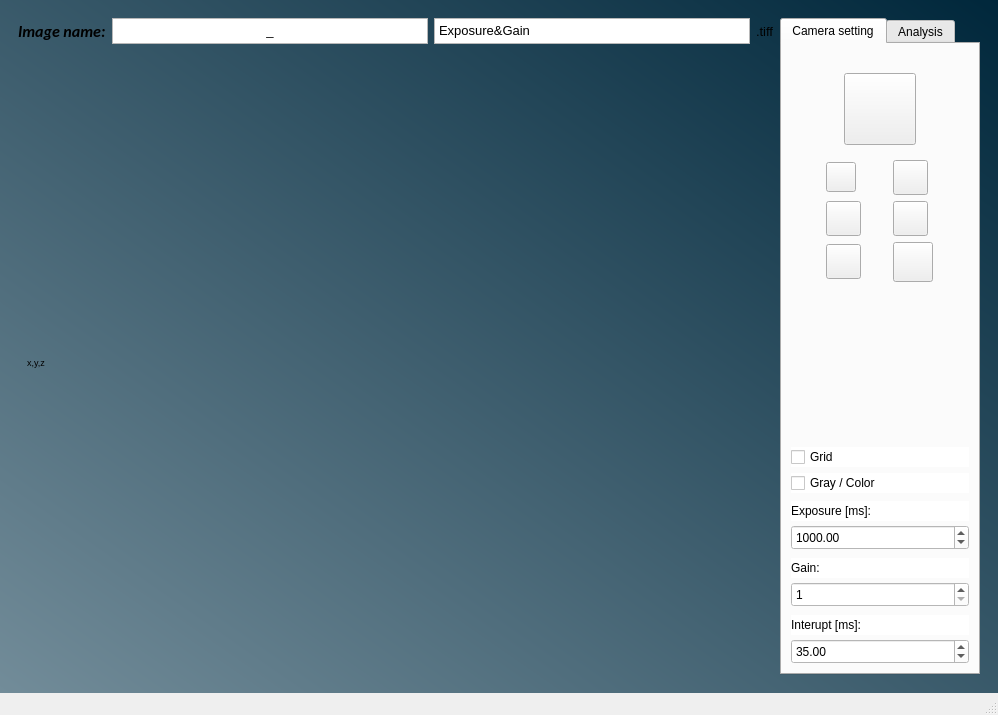
<?xml version="1.0" encoding="UTF-8"?>
<ui version="4.0">
 <class>interface_camera_menu</class>
 <widget class="QMainWindow" name="interface_camera_menu">
  <property name="geometry">
   <rect>
    <x>0</x>
    <y>0</y>
    <width>998</width>
    <height>715</height>
   </rect>
  </property>
  <property name="windowTitle">
   <string>Camera menu</string>
  </property>
  <property name="windowIcon">
   <iconset resource="resource/icon_resource.qrc">
    <normaloff>:/icon/icon/icon2.bmp</normaloff>:/icon/icon/icon2.bmp</iconset>
  </property>
  <property name="styleSheet">
   <string notr="true">QWidget#centralwidget_camera_menu{background-color: qlineargradient(spread:pad, x1:0, y1:1, x2:1, y2:0, stop:0 rgba(114, 140, 153, 255), stop:1 rgba(0, 39, 59, 255));}</string>
  </property>
  <widget class="QWidget" name="centralwidget_camera_menu">
   <layout class="QVBoxLayout" name="verticalLayout">
    <item>
     <widget class="QWidget" name="widget_work" native="true">
      <property name="minimumSize">
       <size>
        <width>400</width>
        <height>500</height>
       </size>
      </property>
      <layout class="QGridLayout" name="gridLayout_3">
       <item row="0" column="1">
        <widget class="QTextEdit" name="text_edit_name_image">
         <property name="maximumSize">
          <size>
           <width>16777215</width>
           <height>26</height>
          </size>
         </property>
         <property name="html">
          <string>&lt;!DOCTYPE HTML PUBLIC &quot;-//W3C//DTD HTML 4.0//EN&quot; &quot;http://www.w3.org/TR/REC-html40/strict.dtd&quot;&gt;
&lt;html&gt;&lt;head&gt;&lt;meta name=&quot;qrichtext&quot; content=&quot;1&quot; /&gt;&lt;style type=&quot;text/css&quot;&gt;
p, li { white-space: pre-wrap; }
&lt;/style&gt;&lt;/head&gt;&lt;body style=&quot; font-family:'MS Shell Dlg 2'; font-size:9.75pt; font-weight:400; font-style:normal;&quot;&gt;
&lt;p align=&quot;center&quot; style=&quot; margin-top:0px; margin-bottom:0px; margin-left:0px; margin-right:0px; -qt-block-indent:0; text-indent:0px;&quot;&gt;&lt;span style=&quot; font-size:10pt;&quot;&gt;_&lt;/span&gt;&lt;/p&gt;&lt;/body&gt;&lt;/html&gt;</string>
         </property>
        </widget>
       </item>
       <item row="0" column="2">
        <widget class="QTextEdit" name="text_edit_exposure_gain">
         <property name="maximumSize">
          <size>
           <width>16777215</width>
           <height>26</height>
          </size>
         </property>
         <property name="html">
          <string>&lt;!DOCTYPE HTML PUBLIC &quot;-//W3C//DTD HTML 4.0//EN&quot; &quot;http://www.w3.org/TR/REC-html40/strict.dtd&quot;&gt;
&lt;html&gt;&lt;head&gt;&lt;meta name=&quot;qrichtext&quot; content=&quot;1&quot; /&gt;&lt;style type=&quot;text/css&quot;&gt;
p, li { white-space: pre-wrap; }
&lt;/style&gt;&lt;/head&gt;&lt;body style=&quot; font-family:'MS Shell Dlg 2'; font-size:9.75pt; font-weight:400; font-style:normal;&quot;&gt;
&lt;p style=&quot; margin-top:0px; margin-bottom:0px; margin-left:0px; margin-right:0px; -qt-block-indent:0; text-indent:0px;&quot;&gt;&lt;span style=&quot; font-size:10pt;&quot;&gt;Exposure&amp;amp;Gain&lt;/span&gt;&lt;/p&gt;&lt;/body&gt;&lt;/html&gt;</string>
         </property>
        </widget>
       </item>
       <item row="0" column="0">
        <widget class="QLabel" name="label_image_name">
         <property name="font">
          <font>
           <family>Calibri</family>
           <pointsize>12</pointsize>
           <weight>75</weight>
           <italic>true</italic>
           <bold>true</bold>
          </font>
         </property>
         <property name="text">
          <string>Image name:</string>
         </property>
        </widget>
       </item>
       <item row="1" column="0" rowspan="3" colspan="4">
        <widget class="QWidget" name="widget_for_stream" native="true">
         <property name="sizePolicy">
          <sizepolicy hsizetype="Expanding" vsizetype="Expanding">
           <horstretch>0</horstretch>
           <verstretch>0</verstretch>
          </sizepolicy>
         </property>
         <property name="minimumSize">
          <size>
           <width>400</width>
           <height>400</height>
          </size>
         </property>
         <property name="cursor">
          <cursorShape>CrossCursor</cursorShape>
         </property>
         <layout class="QVBoxLayout" name="verticalLayout_9">
          <item>
           <layout class="QGridLayout" name="companovka_stream"/>
          </item>
          <item>
           <widget class="QLabel" name="label_cords_2">
            <property name="minimumSize">
             <size>
              <width>0</width>
              <height>13</height>
             </size>
            </property>
            <property name="maximumSize">
             <size>
              <width>9999</width>
              <height>13</height>
             </size>
            </property>
            <property name="font">
             <font>
              <pointsize>7</pointsize>
             </font>
            </property>
            <property name="text">
             <string>x,y,z</string>
            </property>
           </widget>
          </item>
         </layout>
        </widget>
       </item>
       <item row="0" column="3">
        <widget class="QLabel" name="label_tiff">
         <property name="font">
          <font>
           <pointsize>10</pointsize>
          </font>
         </property>
         <property name="text">
          <string>.tiff</string>
         </property>
        </widget>
       </item>
       <item row="0" column="4" rowspan="4" colspan="2">
        <widget class="QTabWidget" name="tabWidget_2">
         <property name="minimumSize">
          <size>
           <width>200</width>
           <height>500</height>
          </size>
         </property>
         <property name="layoutDirection">
          <enum>Qt::LeftToRight</enum>
         </property>
         <property name="styleSheet">
          <string notr="true"/>
         </property>
         <property name="tabPosition">
          <enum>QTabWidget::North</enum>
         </property>
         <property name="tabShape">
          <enum>QTabWidget::Rounded</enum>
         </property>
         <property name="currentIndex">
          <number>0</number>
         </property>
         <widget class="QWidget" name="tab_camera_setting">
          <property name="layoutDirection">
           <enum>Qt::LeftToRight</enum>
          </property>
          <property name="autoFillBackground">
           <bool>false</bool>
          </property>
          <attribute name="title">
           <string>Camera setting</string>
          </attribute>
          <layout class="QGridLayout" name="gridLayout_4">
           <property name="sizeConstraint">
            <enum>QLayout::SetDefaultConstraint</enum>
           </property>
           <property name="topMargin">
            <number>9</number>
           </property>
           <item row="9" column="0" colspan="3">
            <spacer name="verticalspacer_6">
             <property name="orientation">
              <enum>Qt::Vertical</enum>
             </property>
             <property name="sizeType">
              <enum>QSizePolicy::Expanding</enum>
             </property>
             <property name="sizeHint" stdset="0">
              <size>
               <width>40</width>
               <height>20</height>
              </size>
             </property>
            </spacer>
           </item>
           <item row="2" column="1">
            <widget class="QPushButton" name="button_start_stream">
             <property name="enabled">
              <bool>true</bool>
             </property>
             <property name="sizePolicy">
              <sizepolicy hsizetype="Preferred" vsizetype="Preferred">
               <horstretch>0</horstretch>
               <verstretch>0</verstretch>
              </sizepolicy>
             </property>
             <property name="minimumSize">
              <size>
               <width>72</width>
               <height>72</height>
              </size>
             </property>
             <property name="maximumSize">
              <size>
               <width>72</width>
               <height>72</height>
              </size>
             </property>
             <property name="sizeIncrement">
              <size>
               <width>1</width>
               <height>1</height>
              </size>
             </property>
             <property name="layoutDirection">
              <enum>Qt::LeftToRight</enum>
             </property>
             <property name="styleSheet">
              <string notr="true">border-image: url(:/icon/icon/baseline_play_circle_outline_black_36dp.png);
</string>
             </property>
             <property name="inputMethodHints">
              <set>Qt::ImhNone</set>
             </property>
             <property name="text">
              <string/>
             </property>
             <property name="iconSize">
              <size>
               <width>32</width>
               <height>32</height>
              </size>
             </property>
             <property name="checkable">
              <bool>false</bool>
             </property>
             <property name="autoRepeat">
              <bool>false</bool>
             </property>
             <property name="autoExclusive">
              <bool>false</bool>
             </property>
             <property name="autoDefault">
              <bool>false</bool>
             </property>
             <property name="default">
              <bool>false</bool>
             </property>
             <property name="flat">
              <bool>false</bool>
             </property>
            </widget>
           </item>
           <item row="18" column="0" colspan="3">
            <widget class="QLabel" name="label_fps">
             <property name="minimumSize">
              <size>
               <width>0</width>
               <height>20</height>
              </size>
             </property>
             <property name="maximumSize">
              <size>
               <width>16777215</width>
               <height>15</height>
              </size>
             </property>
             <property name="styleSheet">
              <string notr="true">background-color: rgb(255, 255, 255);</string>
             </property>
             <property name="text">
              <string>Interupt [ms]:</string>
             </property>
            </widget>
           </item>
           <item row="14" column="0" colspan="3">
            <widget class="QDoubleSpinBox" name="spinbox_exposure">
             <property name="minimumSize">
              <size>
               <width>100</width>
               <height>25</height>
              </size>
             </property>
             <property name="styleSheet">
              <string notr="true">background-color: rgb(255, 255, 255);</string>
             </property>
             <property name="minimum">
              <double>1.000000000000000</double>
             </property>
             <property name="maximum">
              <double>60000.000000000000000</double>
             </property>
             <property name="singleStep">
              <double>100.000000000000000</double>
             </property>
             <property name="value">
              <double>1000.000000000000000</double>
             </property>
            </widget>
           </item>
           <item row="1" column="1">
            <spacer name="verticalspacer_5">
             <property name="orientation">
              <enum>Qt::Vertical</enum>
             </property>
             <property name="sizeType">
              <enum>QSizePolicy::Fixed</enum>
             </property>
             <property name="sizeHint" stdset="0">
              <size>
               <width>20</width>
               <height>20</height>
              </size>
             </property>
            </spacer>
           </item>
           <item row="11" column="0" colspan="3">
            <widget class="QCheckBox" name="checkbox_gray_color">
             <property name="minimumSize">
              <size>
               <width>0</width>
               <height>20</height>
              </size>
             </property>
             <property name="styleSheet">
              <string notr="true">background-color: rgb(255, 255, 255);</string>
             </property>
             <property name="text">
              <string>Gray / Color</string>
             </property>
            </widget>
           </item>
           <item row="15" column="0" colspan="3">
            <widget class="QLabel" name="label_gain">
             <property name="minimumSize">
              <size>
               <width>0</width>
               <height>20</height>
              </size>
             </property>
             <property name="maximumSize">
              <size>
               <width>16777215</width>
               <height>15</height>
              </size>
             </property>
             <property name="styleSheet">
              <string notr="true">background-color: rgb(255, 255, 255);</string>
             </property>
             <property name="text">
              <string>Gain:</string>
             </property>
            </widget>
           </item>
           <item row="10" column="0" colspan="3">
            <widget class="QCheckBox" name="checkbox_grid_stream">
             <property name="styleSheet">
              <string notr="true">background-color: rgb(255, 255, 255);</string>
             </property>
             <property name="text">
              <string>Grid</string>
             </property>
            </widget>
           </item>
           <item row="17" column="0" colspan="3">
            <widget class="QSpinBox" name="spinbox_gain">
             <property name="minimumSize">
              <size>
               <width>100</width>
               <height>25</height>
              </size>
             </property>
             <property name="styleSheet">
              <string notr="true">background-color: rgb(255, 255, 255);</string>
             </property>
             <property name="minimum">
              <number>1</number>
             </property>
             <property name="maximum">
              <number>33</number>
             </property>
            </widget>
           </item>
           <item row="3" column="0" colspan="3">
            <widget class="QWidget" name="widget_4" native="true">
             <property name="font">
              <font>
               <italic>false</italic>
              </font>
             </property>
             <property name="tabletTracking">
              <bool>false</bool>
             </property>
             <property name="contextMenuPolicy">
              <enum>Qt::DefaultContextMenu</enum>
             </property>
             <property name="styleSheet">
              <string notr="true"/>
             </property>
             <property name="inputMethodHints">
              <set>Qt::ImhNone</set>
             </property>
             <layout class="QGridLayout" name="gridLayout_6">
              <item row="0" column="0">
               <widget class="QPushButton" name="button_posun_stream">
                <property name="sizePolicy">
                 <sizepolicy hsizetype="Preferred" vsizetype="Preferred">
                  <horstretch>0</horstretch>
                  <verstretch>0</verstretch>
                 </sizepolicy>
                </property>
                <property name="minimumSize">
                 <size>
                  <width>30</width>
                  <height>30</height>
                 </size>
                </property>
                <property name="maximumSize">
                 <size>
                  <width>30</width>
                  <height>30</height>
                 </size>
                </property>
                <property name="font">
                 <font>
                  <weight>50</weight>
                  <bold>false</bold>
                 </font>
                </property>
                <property name="focusPolicy">
                 <enum>Qt::StrongFocus</enum>
                </property>
                <property name="acceptDrops">
                 <bool>false</bool>
                </property>
                <property name="styleSheet">
                 <string notr="true">border-image: url(:/icon/icon/baseline_pan_tool_black_24dp.png);</string>
                </property>
                <property name="text">
                 <string notr="true"/>
                </property>
                <property name="shortcut">
                 <string/>
                </property>
                <property name="checkable">
                 <bool>false</bool>
                </property>
                <property name="autoRepeat">
                 <bool>false</bool>
                </property>
                <property name="autoExclusive">
                 <bool>false</bool>
                </property>
                <property name="autoDefault">
                 <bool>false</bool>
                </property>
                <property name="default">
                 <bool>false</bool>
                </property>
                <property name="flat">
                 <bool>false</bool>
                </property>
               </widget>
              </item>
              <item row="0" column="1">
               <widget class="QPushButton" name="button_zoom_stream">
                <property name="sizePolicy">
                 <sizepolicy hsizetype="Preferred" vsizetype="Preferred">
                  <horstretch>0</horstretch>
                  <verstretch>0</verstretch>
                 </sizepolicy>
                </property>
                <property name="minimumSize">
                 <size>
                  <width>35</width>
                  <height>35</height>
                 </size>
                </property>
                <property name="maximumSize">
                 <size>
                  <width>35</width>
                  <height>35</height>
                 </size>
                </property>
                <property name="styleSheet">
                 <string notr="true">border-image: url(:/icon/icon/baseline_search_black_24dp.png);</string>
                </property>
                <property name="text">
                 <string/>
                </property>
               </widget>
              </item>
              <item row="1" column="0">
               <widget class="QPushButton" name="button_up_to_stream">
                <property name="sizePolicy">
                 <sizepolicy hsizetype="Preferred" vsizetype="Preferred">
                  <horstretch>0</horstretch>
                  <verstretch>0</verstretch>
                 </sizepolicy>
                </property>
                <property name="minimumSize">
                 <size>
                  <width>35</width>
                  <height>35</height>
                 </size>
                </property>
                <property name="maximumSize">
                 <size>
                  <width>35</width>
                  <height>35</height>
                 </size>
                </property>
                <property name="styleSheet">
                 <string notr="true">border-image: url(:/icon/icon/baseline_arrow_back_black_24dp.png);</string>
                </property>
                <property name="text">
                 <string/>
                </property>
               </widget>
              </item>
              <item row="2" column="0">
               <widget class="QPushButton" name="button_save_image_stream">
                <property name="minimumSize">
                 <size>
                  <width>35</width>
                  <height>35</height>
                 </size>
                </property>
                <property name="maximumSize">
                 <size>
                  <width>35</width>
                  <height>35</height>
                 </size>
                </property>
                <property name="styleSheet">
                 <string notr="true">border-image: url(:/icon/icon/baseline_save_black_36dp.png);</string>
                </property>
                <property name="text">
                 <string/>
                </property>
               </widget>
              </item>
              <item row="2" column="1">
               <widget class="QPushButton" name="button_home_stream">
                <property name="sizePolicy">
                 <sizepolicy hsizetype="Preferred" vsizetype="Preferred">
                  <horstretch>0</horstretch>
                  <verstretch>0</verstretch>
                 </sizepolicy>
                </property>
                <property name="minimumSize">
                 <size>
                  <width>40</width>
                  <height>40</height>
                 </size>
                </property>
                <property name="maximumSize">
                 <size>
                  <width>40</width>
                  <height>40</height>
                 </size>
                </property>
                <property name="styleSheet">
                 <string notr="true">border-image: url(:/icon/icon/baseline_account_balance_black_24dp.png);</string>
                </property>
                <property name="text">
                 <string/>
                </property>
               </widget>
              </item>
              <item row="1" column="1">
               <widget class="QPushButton" name="button_down_to_stream">
                <property name="sizePolicy">
                 <sizepolicy hsizetype="Preferred" vsizetype="Preferred">
                  <horstretch>0</horstretch>
                  <verstretch>0</verstretch>
                 </sizepolicy>
                </property>
                <property name="minimumSize">
                 <size>
                  <width>35</width>
                  <height>35</height>
                 </size>
                </property>
                <property name="maximumSize">
                 <size>
                  <width>35</width>
                  <height>35</height>
                 </size>
                </property>
                <property name="styleSheet">
                 <string notr="true">border-image: url(:/icon/icon/baseline_arrow_forward_black_24dp.png);</string>
                </property>
                <property name="text">
                 <string/>
                </property>
               </widget>
              </item>
             </layout>
            </widget>
           </item>
           <item row="12" column="0" colspan="3">
            <widget class="QLabel" name="label_exposure">
             <property name="sizePolicy">
              <sizepolicy hsizetype="Preferred" vsizetype="Preferred">
               <horstretch>0</horstretch>
               <verstretch>0</verstretch>
              </sizepolicy>
             </property>
             <property name="minimumSize">
              <size>
               <width>0</width>
               <height>20</height>
              </size>
             </property>
             <property name="maximumSize">
              <size>
               <width>16777215</width>
               <height>15</height>
              </size>
             </property>
             <property name="styleSheet">
              <string notr="true">background-color: rgb(255, 255, 255);</string>
             </property>
             <property name="text">
              <string>Exposure [ms]:</string>
             </property>
            </widget>
           </item>
           <item row="20" column="0" colspan="3">
            <widget class="QDoubleSpinBox" name="spinbox_interupt">
             <property name="minimumSize">
              <size>
               <width>0</width>
               <height>25</height>
              </size>
             </property>
             <property name="styleSheet">
              <string notr="true">background-color: rgb(255, 255, 255);</string>
             </property>
             <property name="maximum">
              <double>250.000000000000000</double>
             </property>
             <property name="singleStep">
              <double>1.000000000000000</double>
             </property>
             <property name="value">
              <double>35.000000000000000</double>
             </property>
            </widget>
           </item>
          </layout>
         </widget>
         <widget class="QWidget" name="tab_analysis">
          <attribute name="title">
           <string>Analysis</string>
          </attribute>
          <layout class="QVBoxLayout" name="verticalLayout_10">
           <item>
            <widget class="QPushButton" name="button_open_analysis_window">
             <property name="text">
              <string>Open Analysis window</string>
             </property>
            </widget>
           </item>
           <item>
            <widget class="QCheckBox" name="checkbox_line_profile">
             <property name="text">
              <string>Line profile</string>
             </property>
            </widget>
           </item>
           <item>
            <widget class="QCheckBox" name="checkbox_select_area">
             <property name="text">
              <string>Select area</string>
             </property>
            </widget>
           </item>
           <item>
            <widget class="QPushButton" name="button_select_area">
             <property name="text">
              <string>Select data from area</string>
             </property>
            </widget>
           </item>
           <item>
            <widget class="QPushButton" name="button_homogeneity">
             <property name="text">
              <string>Homogeneity</string>
             </property>
            </widget>
           </item>
           <item>
            <spacer name="verticalspacer_7">
             <property name="orientation">
              <enum>Qt::Vertical</enum>
             </property>
             <property name="sizeHint" stdset="0">
              <size>
               <width>20</width>
               <height>40</height>
              </size>
             </property>
            </spacer>
           </item>
           <item>
            <widget class="QPushButton" name="button_catch_reference">
             <property name="text">
              <string>Catch reference</string>
             </property>
            </widget>
           </item>
           <item>
            <widget class="QCheckBox" name="checkbox_implement_reference">
             <property name="text">
              <string>Implement reference</string>
             </property>
            </widget>
           </item>
          </layout>
         </widget>
        </widget>
       </item>
      </layout>
     </widget>
    </item>
   </layout>
  </widget>
  <widget class="QMenuBar" name="menubar">
   <property name="geometry">
    <rect>
     <x>0</x>
     <y>0</y>
     <width>998</width>
     <height>21</height>
    </rect>
   </property>
  </widget>
  <widget class="QStatusBar" name="statusbar"/>
 </widget>
 <resources>
  <include location="resource/image_resource.qrc"/>
  <include location="resource/icon_resource.qrc"/>
 </resources>
 <connections/>
</ui>
